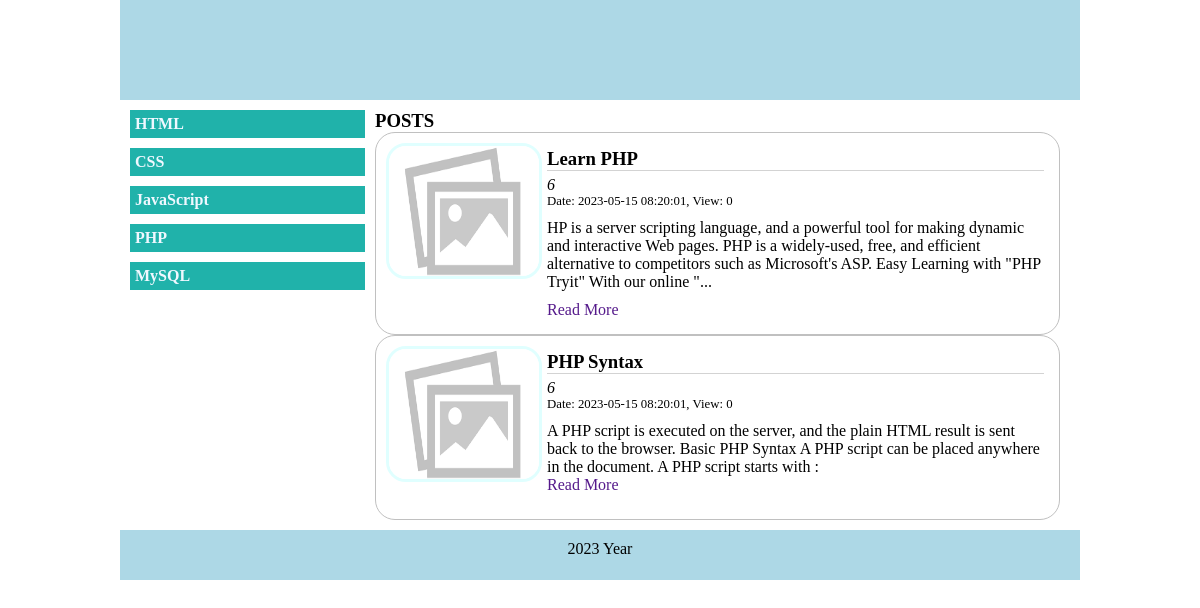
Screenshot of /?topic=4 with the database file from the repository.
### tables this page shows
CREATE TABLE `topics` (
  `id` int(3) UNSIGNED NOT NULL,
  `title` varchar(150) NOT NULL,
  `created_at` timestamp NOT NULL DEFAULT current_timestamp()
);

CREATE TABLE `posts` (
  `id` int(10) UNSIGNED NOT NULL,
  `user_id` int(10) UNSIGNED NOT NULL,
  `topic_id` int(3) UNSIGNED DEFAULT NULL,
  `title` varchar(200) NOT NULL,
  `text` text NOT NULL,
  `img_url` varchar(250) DEFAULT NULL,
  `created_at` timestamp NOT NULL DEFAULT current_timestamp(),
  `view` int(11) UNSIGNED NOT NULL DEFAULT 0
);

### blocks/content.php (the view)
<?php
    if(isset($_GET['topic'])){
        $topic_id = $_GET['topic'];
        $posts_query =  "SELECT * FROM posts WHERE topic_id= $topic_id";
    }else{
        $posts_query =  "SELECT * FROM posts ORDER BY ID DESC LIMIT 3";
    }
    $posts_result = mysqli_query($conn, $posts_query);
?>
<div class="content">
    <h3>POSTS</h3>
    <?php
        while($posts = mysqli_fetch_assoc($posts_result)){
    ?>
    <article>
        <div class="img">
            <img src="storage/posts/default.png" alt="">
        </div>
        <div class="post">
            <h3><?=$posts['title']?></h3>
            <div class="author">
                <?=$posts['user_id']?>
            </div>
            <div class="post-info">
                Date: <?=$posts['created_at']?>, View: <?=$posts['view']?>
            </div>
            <div class="description">
                <?=substr($posts['text'], 0, 250)."..."?>
            </div>
            <div class="read-more">
                <a href="">Read More</a>
            </div>
        </div>
    </article>
    <?php
        }
    ?>
</div>

### blocks/nav.php
<?php
    $topics_query = "SELECT id, title FROM topics";
    $topics_result = mysqli_query($conn, $topics_query);
?>
<nav>
    <ul>
        <?php
            while($topics = mysqli_fetch_assoc($topics_result)){
        ?>
        <li><a href="?topic=<?=$topics['id']?>"><?=$topics['title']?></a></li>
        <?php
            }
        ?>
    </ul>
</nav>

### style.css (style rules this page uses)
body { padding: 0; margin: 0; }
nav ul { list-style: none; margin: 0; padding: 0; }
nav ul li { background-color: lightseagreen; margin-bottom: 10px; }
nav ul li a { text-decoration: none; padding: 5px; display: block; font-weight: bold; color: aliceblue; }
.content { min-height: 200px; padding:0 10px; box-sizing: border-box; }
.content h3 { margin: 0; }
article { border: solid 1px silver; border-radius: 20px; padding: 10px; box-sizing: border-box; }
article .img { text-align: center; }
article .img img { width: 150px; height: 130px; border-radius: 20px; border: solid 3px lightcyan; }
article .post { width: 100%; padding: 5px; box-sizing: border-box; }
article .post h3 { padding: 0; margin: 0; margin-bottom: 5px; border-bottom: solid 1px lightgray; }
article .author { font-style: italic; }
article .post-info { font-size: 0.8em; }
article .description { margin-top: 10px; margin-bottom: 10px; }
article .read-more a { text-decoration: none; }
@media screen  and (min-width:600px) { nav { width: 25%; } }
@media screen  and (min-width:600px) { .content { width: 75%; } }
@media screen  and (min-width:600px) { article { display: flex; } }
@media screen  and (min-width:600px) { article .img { width: 200px; text-align: left; } }

### rows the page displays
topics: title "HTML"
topics: title "CSS"
topics: title "JavaScript"
topics: title "PHP"
topics: title "MySQL"
posts: title "Learn PHP", user "6", created_at "2023-05-15 08:20:01", view "0", text "HP is a server scripting language, and a powerful tool for making dynamic and interactive Web pages. PHP is a widely-used, free, and efficient alternative to competitors such as Microsoft's ASP. Easy Learning with \"PHP Tryit\" With our online \""
posts: title "PHP Syntax", user "6", created_at "2023-05-15 08:20:01", view "0", text "A PHP script is executed on the server, and the plain HTML result is sent back to the browser. Basic PHP Syntax A PHP script can be placed anywhere in the document. A PHP script starts with :"
